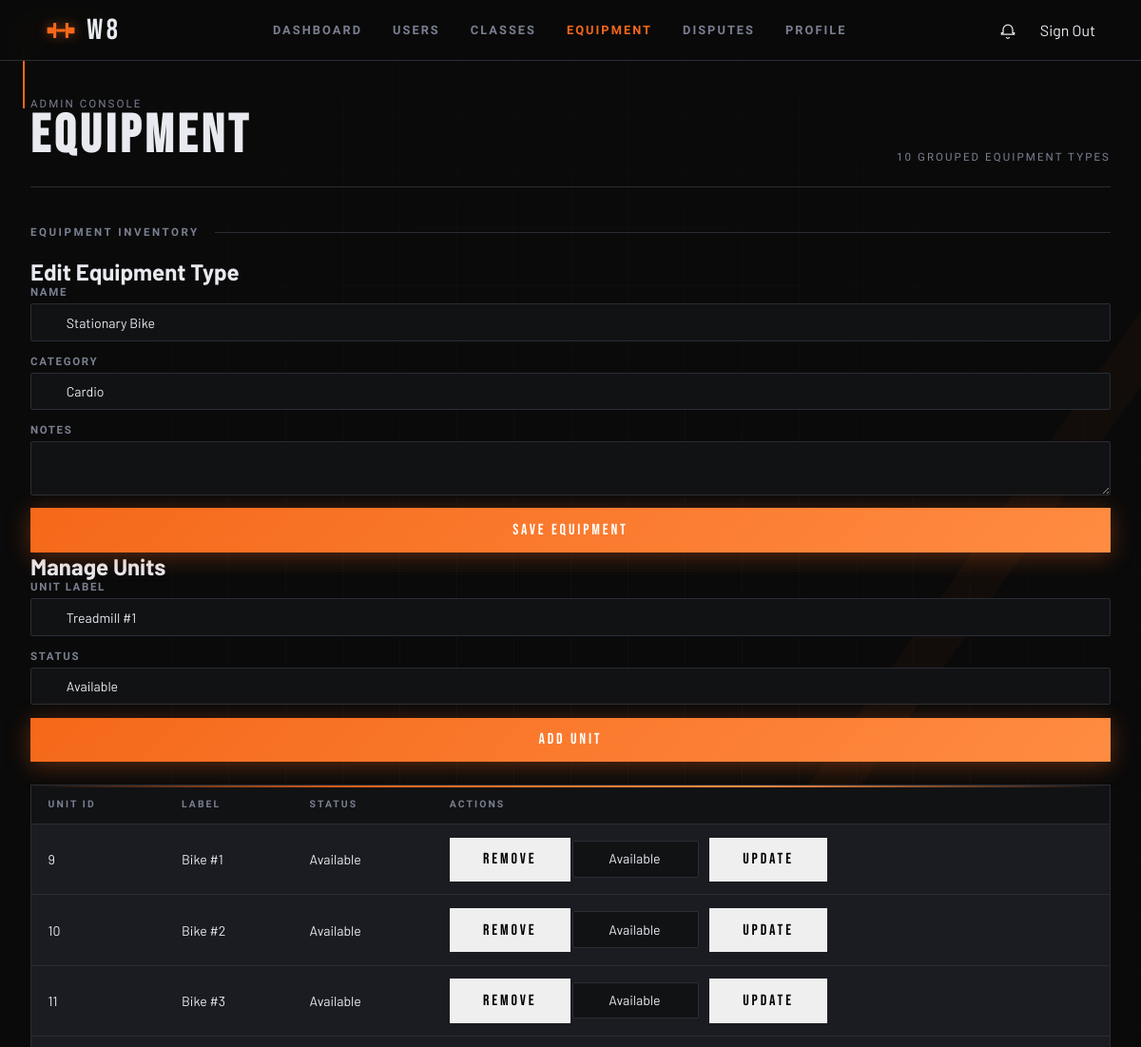
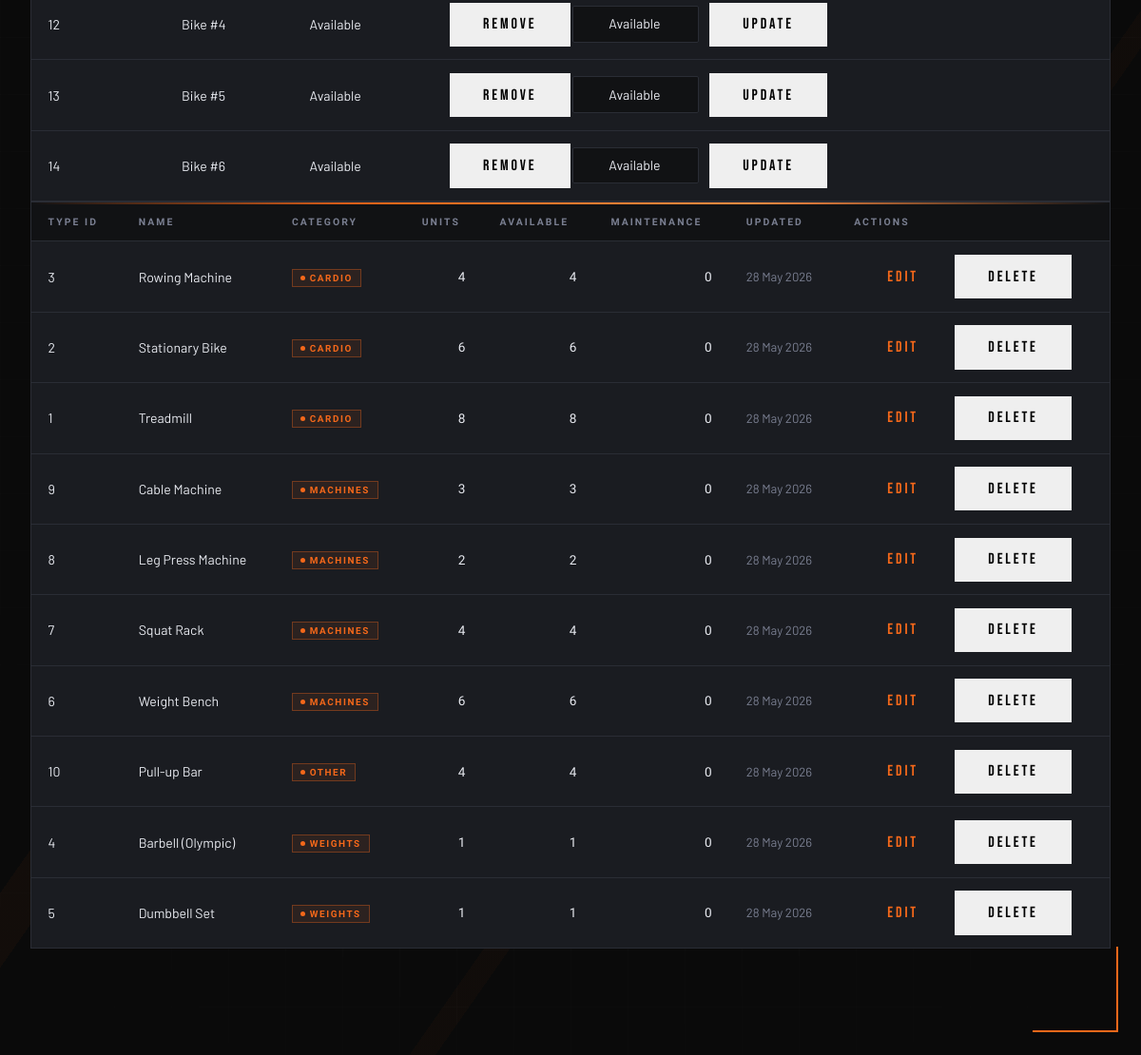
The app's page /pages/admin_equipment.php?edit_equipment=2 (signed in) with its own data (2 pictures, top to bottom).
### tables this page shows
CREATE TABLE equipment (
  id           INTEGER PRIMARY KEY AUTOINCREMENT,
  name         TEXT    NOT NULL,
  category     TEXT    NOT NULL DEFAULT 'other'
                       CHECK (category IN ('cardio','weights','machines','other')),
  notes        TEXT    DEFAULT NULL,
  added_at     TEXT    NOT NULL DEFAULT (datetime('now')),
  updated_at   TEXT    NOT NULL DEFAULT (datetime('now'))
);

CREATE TABLE equipment_units (
  id            INTEGER PRIMARY KEY AUTOINCREMENT,
  equipment_id  INTEGER NOT NULL,
  unit_label    TEXT    DEFAULT NULL,   -- e.g. "Treadmill #3"
  status        TEXT    NOT NULL DEFAULT 'available'
                        CHECK (status IN ('available','maintenance','retired')),
  notes         TEXT    DEFAULT NULL,
  FOREIGN KEY (equipment_id) REFERENCES equipment(id) ON DELETE CASCADE
);

### pages/admin_equipment.php (the view, shortened to what this page needs)
<?php
$db = get_db();
$stmt = $db->query(
    'SELECT MIN(e.id) AS id, e.name, e.category, MAX(e.updated_at) AS updated_at,
            COUNT(u.id) AS units,
            SUM(CASE WHEN u.status = "available" THEN 1 ELSE 0 END) AS available_units,
            SUM(CASE WHEN u.status = "maintenance" THEN 1 ELSE 0 END) AS maintenance_units
     FROM equipment e
     LEFT JOIN equipment_units u ON u.equipment_id = e.id AND u.status != "retired"
     GROUP BY lower(trim(e.name)), e.category
     ORDER BY e.category, e.name'
);
$items = $stmt->fetchAll();
$editEquipment = null;
$equipmentUnits = [];
if (isset($_GET['edit_equipment'])) {
    $editId = (int) $_GET['edit_equipment'];
    if ($editId > 0) {
        $editStmt = $db->prepare('SELECT * FROM equipment WHERE id = ?');
        $editStmt->execute([$editId]);
        $editEquipment = $editStmt->fetch();
        if ($editEquipment) {
            $unitStmt = $db->prepare('SELECT * FROM equipment_units WHERE equipment_id = ? ORDER BY id');
            $unitStmt->execute([$editId]);
            $equipmentUnits = $unitStmt->fetchAll();
        }
    }
}
?>
<!doctype html>
<html lang="en">
<head>
  <link rel="stylesheet" href="../css/base.css">
  <link rel="stylesheet" href="../css/components.css">
  <link rel="stylesheet" href="../css/admin.css">
</head>
<body>
  <span class="corner corner--tl"></span>
  <span class="corner corner--br"></span>
  <?php $current_page = 'admin_equipment'; require_once __DIR__ . '/../includes/nav.php'; ?>
  <main class="admin-layout">
    <header class="admin-header">
      <div>
        <div class="admin-header__sub">Admin Console</div>
        <h1 class="admin-header__title">Equipment</h1>
      </div>
      <div class="admin-header__sub"><?= count($items) ?> grouped equipment types</div>
    </header>
    <section class="admin-section">
      <div class="admin-section__heading">
        <span class="admin-section__title">Equipment Inventory</span>
        <span class="admin-section__line"></span>
      </div>
      <div class="admin-section__forms">
        <div class="admin-panel admin-panel--split">
          <div class="admin-panel__block">
            <h2 class="admin-panel__title"><?= $editEquipment ? 'Edit Equipment Type' : 'Add Equipment Type' ?></h2>
            <form class="form" method="post" action="../actions/admin_save_equipment.php" novalidate>
              <div class="field">
                <label class="field__label" for="equipment-name">Name</label>
                <input class="field__input" id="equipment-name" name="name" type="text" value="<?= htmlspecialchars($editEquipment['name'] ?? '', ENT_QUOTES, 'UTF-8') ?>" required>
              </div>
              <div class="field">
                <label class="field__label" for="equipment-category">Category</label>
                <select class="field__input" id="equipment-category" name="category" required>
                  <?php foreach (['cardio','weights','machines','other'] as $categoryOption): ?>
                    <option value="<?= $categoryOption ?>" <?= isset($editEquipment['category']) && $editEquipment['category'] === $categoryOption ? 'selected' : '' ?>><?= ucfirst($categoryOption) ?></option>
                  <?php endforeach; ?>
                </select>
              </div>
              <div class="field">
                <label class="field__label" for="equipment-notes">Notes</label>
                <textarea class="field__input" id="equipment-notes" name="notes"><?= htmlspecialchars($editEquipment['notes'] ?? '', ENT_QUOTES, 'UTF-8') ?></textarea>
              </div>
              <button class="btn btn-primary" type="submit"><?= $editEquipment ? 'Save Equipment' : 'Add Equipment' ?></button>
            </form>
          </div>
          <?php if ($editEquipment): ?>
          <div class="admin-panel__block">
            <h2 class="admin-panel__title">Manage Units</h2>
            <form class="form" method="post" action="../actions/admin_equipment_unit.php" novalidate>
              <div class="field">
                <label class="field__label" for="unit-label">Unit Label</label>
                <input class="field__input" id="unit-label" name="unit_label" type="text" placeholder="Treadmill #1">
              </div>
              <div class="field">
                <label class="field__label" for="unit-status">Status</label>
                <select class="field__input" id="unit-status" name="status" required>
                  <?php foreach (['available','maintenance','retired'] as $statusOption): ?>
                    <option value="<?= $statusOption ?>"><?= ucfirst($statusOption) ?></option>
                  <?php endforeach; ?>
                </select>
              </div>
              <button class="btn btn-primary" type="submit" name="action" value="add">Add Unit</button>
            </form>
            <?php if ($equipmentUnits): ?>
            <div class="admin-table-wrap" style="margin-top:1.5rem;">
              <table class="admin-table">
                <thead>
                  <tr>
                    <th>Unit ID</th>
                    <th>Label</th>
                    <th>Status</th>
                    <th>Actions</th>
                  </tr>
                </thead>
                <tbody>
                  <?php foreach ($equipmentUnits as $unit): ?>
                  <tr>
                    <td><?= (int)$unit['id'] ?></td>
                    <td><?= htmlspecialchars($unit['unit_label'] ?? 'Unit ' . $unit['id'], ENT_QUOTES, 'UTF-8') ?></td>
                    <td><?= htmlspecialchars(ucfirst($unit['status']), ENT_QUOTES, 'UTF-8') ?></td>
                    <td>
                      <form method="post" action="../actions/admin_equipment_unit.php" style="display:inline; margin:0;">
                        <button class="btn btn-ghost" type="submit">Remove</button>
                      </form>
                      <form method="post" action="../actions/admin_equipment_unit.php" style="display:inline; margin:0;">
                        <select class="field__input" name="status" style="width:auto; display:inline-block; margin-right:.5rem;">
                          <?php foreach (['available','maintenance','retired'] as $statusOption): ?>
                            <option value="<?= $statusOption ?>" <?= $unit['status'] === $statusOption ? 'selected' : '' ?>><?= ucfirst($statusOption) ?></option>
                          <?php endforeach; ?>
                        </select>
                        <button class="btn btn-secondary" type="submit" name="action" value="update">Update</button>
                      </form>
                    </td>
                  </tr>
                  <?php endforeach; ?>
                </tbody>
              </table>
            </div>
            <?php endif; ?>
          </div>
          <?php endif; ?>
        </div>
      </div>
      <div class="admin-table-wrap">
        <table class="admin-table">
          <thead>
            <tr>
              <th>Type ID</th>
              <th>Name</th>
              <th>Category</th>
              <th>Units</th>
              <th>Available</th>
              <th>Maintenance</th>
              <th>Updated</th>
              <th>Actions</th>
            </tr>
          </thead>
          <tbody>
            <?php foreach ($items as $it): ?>
            <tr>
              <td><?= (int)$it['id'] ?></td>
              <td><?= htmlspecialchars($it['name'], ENT_QUOTES, 'UTF-8') ?></td>
              <td><span class="badge badge--scheduled"><?= htmlspecialchars($it['category'], ENT_QUOTES, 'UTF-8') ?></span></td>
              <td class="num"><?= (int)$it['units'] ?></td>
              <td class="num"><?= (int)$it['available_units'] ?></td>
              <td class="num"><?= (int)$it['maintenance_units'] ?></td>
              <td class="muted"><?= htmlspecialchars(date('d M Y', strtotime($it['updated_at'])), ENT_QUOTES, 'UTF-8') ?></td>
              <td>
                <a class="btn btn-secondary" href="?edit_equipment=<?= (int)$it['id'] ?>">Edit</a>
                <form method="post" action="../actions/admin_delete_equipment.php" style="display:inline; margin:0;">
                  <button class="btn btn-ghost" type="submit">Delete</button>
                </form>
              </td>
            </tr>
            <?php endforeach; ?>
          </tbody>
        </table>
      </div>
    </section>
  </main>
</body>
</html>

### css/base.css (style rules this page uses)
:root { --color-black: #0a0a0a; --color-dark: #111214; --color-steel: #1a1c21; --color-border: #2a2d35; --color-muted: #3e424f; --color-text: #e8eaf0; --color-subtle: #7a7f91; --color-accent: #f5681a; --color-accent2: #ff8c42; --color-glow: rgba(245, 104, 26, 0.18); --grad-accent: linear-gradient(135deg, var(--color-accent) 0%, var(--color-accent2) 100%); --radius-card: 2px; --radius-field: 2px; --transition: 0.22s cubic-bezier(0.4, 0, 0.2, 1); --font-display: 'Bebas Neue', sans-serif; --font-ui: 'Barlow Condensed', sans-serif; --font-body: 'Barlow', sans-serif; --fd: var(--font-display); --fu: var(--font-ui); --fb: var(--font-body); --t: var(--transition); --accent: var(--color-accent); --accent2: var(--color-accent2); --subtle: var(--color-subtle); --border: var(--color-border); --steel: var(--color-steel); --dark: var(--color-dark); --text: var(--color-text); --grad: var(--grad-accent); }
*, *::before, *::after { box-sizing: border-box; margin: 0; padding: 0; }
html { font-size: 16px; scroll-behavior: smooth; }
body { min-height: 100vh; background: var(--color-black); color: var(--color-text); font-family: var(--font-body); overflow-x: hidden; }
a { color: var(--color-accent); text-decoration: none; transition: color var(--transition); }
button { font-family: inherit; cursor: pointer; }
input, select, textarea { font-family: inherit; }

### css/components.css (style rules this page uses)
.corner { position: fixed; width: 90px; height: 90px; pointer-events: none; z-index: 1; }
.corner--tl { top: 24px; left: 24px; border-top: 2px solid var(--accent); border-left: 2px solid var(--accent); animation: corner-pulse 3s ease-in-out infinite; }
.corner--br { bottom: 24px; right: 24px; border-bottom: 2px solid var(--accent); border-right: 2px solid var(--accent); animation: corner-pulse 3s ease-in-out infinite 1.5s; }
.btn { font-family: var(--fd); font-size: 1rem; letter-spacing: .18em; padding: .85rem 2.2rem; border: none; cursor: pointer; transition: filter var(--t), transform var(--t), box-shadow var(--t); display: inline-flex; align-items: center; justify-content: center; gap: 0.6rem; text-decoration: none; position: relative; overflow: hidden; }
.btn-primary { background: var(--grad); color: #fff; box-shadow: 0 4px 24px rgba(245,104,26,.35); }
.btn-primary::before { content: ''; position: absolute; inset: 0; background: linear-gradient(90deg, transparent 0%, rgba(255,255,255,0.15) 50%, transparent 100%); transform: translateX(-100%); transition: transform 0.5s ease; }
.form { display: flex; flex-direction: column; gap: 0.85rem; }
.field { display: flex; flex-direction: column; gap: 0.35rem; }
.field__label { font-family: var(--fu); font-size: 0.72rem; font-weight: 600; letter-spacing: 0.14em; text-transform: uppercase; color: var(--subtle); display: flex; justify-content: space-between; align-items: center; }
.field__input { width: 100%; background: var(--dark); border: 1px solid var(--border); border-radius: var(--radius-field); color: var(--text); font-family: var(--fb); font-size: 0.88rem; padding: 0.65rem 1rem 0.65rem 2.3rem; outline: none; transition: border-color var(--t), box-shadow var(--t); -webkit-appearance: none; appearance: none; }
.field__input::placeholder { color: var(--muted); }

### records on screen
equipment: name "Stationary Bike", category "Cardio"
equipment_units: id "9", unit_label "Bike #1", status "Available"
equipment_units: id "10", unit_label "Bike #2", status "Available"
equipment_units: id "11", unit_label "Bike #3", status "Available"
equipment_units: id "12", unit_label "Bike #4", status "Available"
equipment_units: id "13", unit_label "Bike #5", status "Available"
equipment_units: id "14", unit_label "Bike #6", status "Available"

### other values on screen
count($items) "10"
$it['id'] "3"
$it['name'] "Rowing Machine"
$it['category'] "CARDIO"
$it['units'] "4"
$it['available_units'] "4"
$it['maintenance_units'] "0"
date('d M Y', strtotime($it['updated_at'])) "28 May 2026"
$it['id'] "2"
$it['name'] "Stationary Bike"
$it['units'] "6"
$it['available_units'] "6"
$it['id'] "1"
$it['name'] "Treadmill"
$it['units'] "8"
